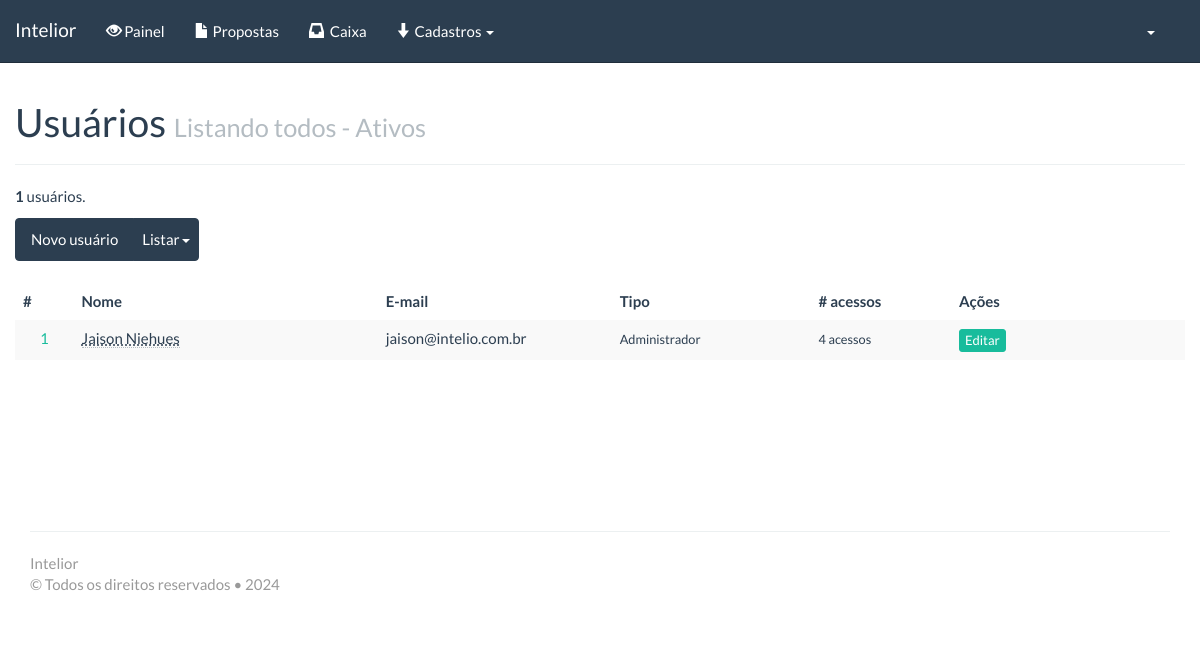
The app's page /?pagina=acesso/usuarios (signed in) with its own data.
### tables this page shows
CREATE TABLE `pessoas` (
  `id_pessoa` int(11) unsigned NOT NULL AUTO_INCREMENT,
  `nome` varchar(255) DEFAULT NULL,
  `nome2` varchar(255) NOT NULL DEFAULT '',
  `email` varchar(255) DEFAULT NULL,
  `cpf_cnpj` varchar(255) DEFAULT NULL,
  `status` int(11) DEFAULT NULL,
  `id_usuario` int(11) DEFAULT NULL,
  `id_acesso` int(11) DEFAULT NULL,
  PRIMARY KEY (`id_pessoa`)
);

CREATE TABLE `usuarios` (
  `id_usuario` int(11) unsigned NOT NULL AUTO_INCREMENT,
  `id_pessoa` int(11) DEFAULT NULL,
  `senha` varchar(255) DEFAULT NULL,
  `senha_sem` varchar(255) DEFAULT NULL,
  `perfil` tinyint(4) DEFAULT NULL,
  `tema` varchar(255) DEFAULT NULL,
  `foto` varchar(255) DEFAULT NULL,
  `ultimo_login` datetime DEFAULT NULL,
  `id_usuario_criou` int(11) DEFAULT NULL,
  PRIMARY KEY (`id_usuario`)
);

### includes/funcoes.php (called while the page is built, shortened)
<?php
function pega_perfil_resumido($perfil) {
	switch($perfil) {
		case 1: $str='Administrador';
		break;
	}
	return($str);
}
function pega_status_generico($status) {
	if ($status=='1') $str= 'Ativos';
	elseif ($status=='2') $str= 'Suspensos';
	elseif ($status=='0') $str= 'Excluídos';
	return($str);
}
function pega_usuario($id_usuario, $campo) {
	$campo2= $campo;
	$rs_pre= mysql_fetch_object(mysql_query("select *, $campo2 as campo from pessoas, usuarios
												where usuarios.id_usuario = '$id_usuario'
												and   pessoas.id_pessoa = usuarios.id_pessoa
												limit 1 "));
	return($rs_pre->campo);
}
function pode_um($area, $permissao) {
	$contem= strpos($permissao, $area);
	if ($contem!==false) $retorno= true;
	else $retorno= false;
	return($retorno);
}
function pode($areas, $permissao) {
	$tamanho= strlen($areas);
	$retorno= false;
	for ($i=0; $i<$tamanho; $i++) {
		if (pode_um($areas[$i], $permissao)) {
			$retorno=true;
			break;
		}
	}
	return($retorno);
}
?>

### _acesso/__usuarios.php (the view, shortened to what this page needs)
<?
if (pode("12", $_SESSION["perfil"])) {
	$subtit= "Listando todos";
	if ($status=='') $status='1';
	$str.= "and   pessoas.status = '". $status ."' ";
	$subtit_status= ' - '. pega_status_generico($status);
	$result= mysql_query("select *, usuarios.id_usuario as id_usuario from pessoas, usuarios
							where 1 = 1
							and   pessoas.id_pessoa = usuarios.id_pessoa
							". $str ."
							order by usuarios.id_usuario asc
							") or die('1:'.mysql_error());
	$num= 100;
	$total = mysql_num_rows($result);
	if ($_GET["num_pagina"]=="") $num_pagina= 1;
	else $num_pagina= $_GET["num_pagina"];
	$num_pagina--;
	$inicio = $num_pagina*$num;
	$result= mysql_query("select *, usuarios.id_usuario as id_usuario, usuarios.id_usuario_criou as id_usuario_criou from pessoas, usuarios
							where 1 = 1
							and   pessoas.id_pessoa = usuarios.id_pessoa
							". $str ."
							order by usuarios.id_usuario asc
							limit $inicio, $num
							");
?>
	<div class="span12">
		<div class="page-header">
			<h1>Usuários <small><?=$subtit . $subtit_status;?></small></h1>
		</div>
		<p><strong><?=$total;?></strong> usuários.</p>
		<div class="btn-group">
			<a class="btn btn-primary" href="./?pagina=acesso/usuario&amp;acao=i">Novo usuário</a>
			<a class="btn btn-primary dropdown-toggle" data-toggle="dropdown" href="#">
				Listar
				<span class="caret"></span>
			</a>
		</div>
		<br /><br />
		<?php
		if ($total==0) {
		?>
		<p>Nenhum usuário encontrado.</p>
		<?php
		}
		else {
		?>
		<table cellspacing="0" width="100%" class="table table-striped table-hover">
			<thead>
		        <tr>
		            <th width="5%">#</th>
		            <th width="26%" align="left">Nome</th>
		            <th width="20%" align="left">E-mail</th>
		            <th width="17%">Tipo</th>
		            <th width="12%"># acessos</th>
		            <th width="22%">Ações</th>
		        </tr>
		    </thead>
		    <tbody>
				<?
		        $i=0;
		        while ($rs= mysql_fetch_object($result)) {
		        ?>
		        <tr id="linha_<?=$rs->id_usuario;?>">
		            <td align="center">
		            <?php if ($_SESSION[perfil]=='1') { ?>
		            <a href="./?pagina=acesso/log&amp;id_usuario=<?=$rs->id_usuario;?>"><?= $rs->id_usuario; ?></a>
		            <?php
		            }
		            else echo $rs->id_usuario; ?>
		            </td>
		            <td><abbr class="tt" title="Cadastrado por <?= pega_usuario($rs->id_usuario_criou, 'nome'); ?> em <?= desformata_data($rs->data_cadastro) .' '. $rs->hora_cadastro; ?>"><?= $rs->nome; ?></abbr>
		            </td>
		            <td><?= $rs->email; ?></td>
		            <td><small><?= pega_perfil_resumido($rs->perfil); ?></small></td>
		            <td>
		            <?
		            $result_qt= mysql_query("select count(id_acesso) as total from acessos
		            							where id_usuario = '". $rs->id_usuario ."'
		            							");
		            $rs_qt= mysql_fetch_object($result_qt);
		            ?>
		            <small><?=$rs_qt->total;?> acessos</small>
		            </td>
		            <td>
		                <? if ( (pode("1", $_SESSION["perfil"])) || ( (pode("2", $_SESSION["perfil"])) && ($_SESSION[id_usuario]!=$rs->id_usuario)) ) { ?>
		                <a class="btn btn-xs btn-success" href="./?pagina=acesso/usuario&amp;acao=e&amp;id_usuario=<?= base64_encode($rs->id_usuario); ?>">
		                	<i class="icon-white icon-pencil"></i> Editar
		                </a>
		                <? } ?>
		            </td>
		        </tr>
		        <? $i++; } ?>
		    </tbody>
		</table>
		<? } ?>
	</div>
<? } ?>

### style.css (style rules this page uses)
html, body { height: 100%; width: 100%; position: relative; }
* { outline: 0 !important; }
body { padding-top: 80px; }
table { width: 100% !important; }
table a, .table a { text-decoration: none !important; }
.page-header { margin-top: 20px; }

### style_print.css (style rules this page uses)
a, a:before, a:after { content: "" important; }
table { width: 100% !important; }
table td, table th { border: 1px solid #333; padding: 5px; font-size: 13px; }
table th { background-color: #efefef; }
span { font-family: "Helvetica Neue", Helvetica, Arial, sans-serif !important; font-size: 13px !important; line-height: 19px !important; }
body { font-weight: 200; line-height: 20.5px; font-size: 14.5px; letter-spacing: 0; }
p { font-size: 14px; line-height: 20.5px; }
h1, h2, h3, h4, h5, h6, .h1, .h2, .h3, .h4, .h5, .h6 { line-height: 1.3; }

### records on screen
pessoas: id_usuario.id_usuario "1", nome "Jaison Niehues", email "jaison@intelio.com.br", id_usuario.perfil "Administrador", total "4"

### other values on screen
SISTEMA_NOME "Intelior"
$txt_adm "Cadastros"
$subtit "Listando todos"
$subtit_status "- Ativos"
$total "1"
SISTEMA_NOME_COMPLETO "Intelior"
